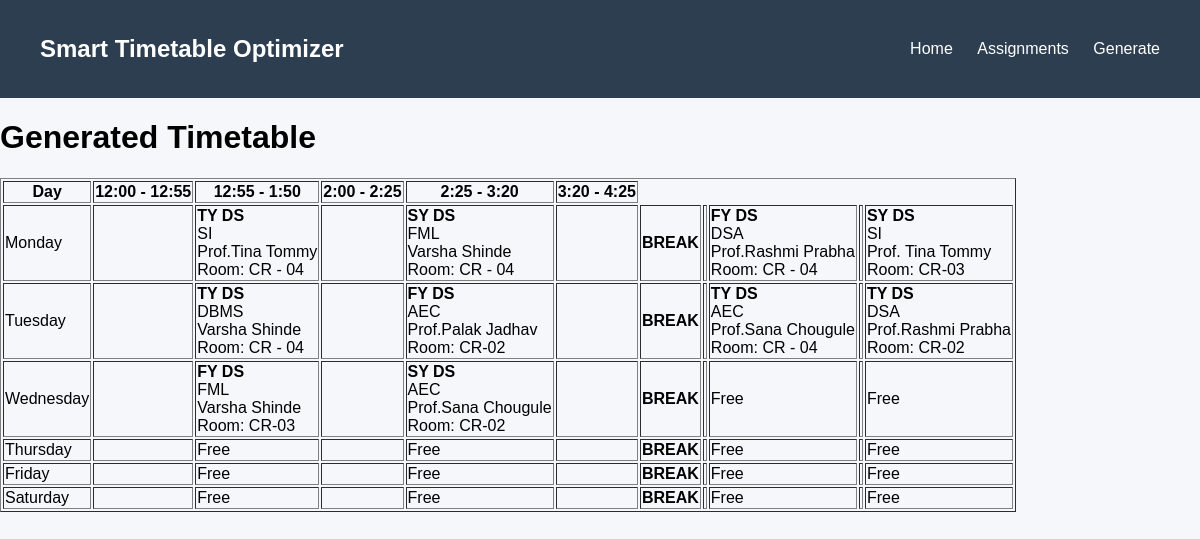
Page /generate on the committed database.
### tables this page shows
CREATE TABLE assignments(
        assignment_id INTEGER PRIMARY KEY AUTOINCREMENT,
        class_name TEXT NOT NULL,
        subject_name TEXT NOT NULL,
        teacher_name TEXT NOT NULL,
        room_name TEXT NOT NULL
    );

### app.py (the view)
@app.route("/generate")
def generate():
    timetable = generate_timetable()
    return render_template(
        "timetable.html",
        timetable=timetable
    )

### templates/timetable.html (shortened to what this page needs)
<!DOCTYPE html>
<html>
<head>
    <link rel="stylesheet" href="/static/style.css">
</head>
<body>
<nav>
    <h2>Smart Timetable Optimizer</h2>
    <div>
        <a href="/">Home</a>
        <a href="/assignment">Assignments</a>
        <a href="/generate">Generate</a>
    </div>
</nav>
<h1>Generated Timetable</h1>
<table border="1">
<tr>
    <th>Day</th>
    <th>12:00 - 12:55</th>
    <th>12:55 - 1:50</th>
    <th>2:00 - 2:25</th>
    <th>2:25 - 3:20</th>
    <th>3:20 - 4:25</th>
</tr>
{% for day, slots in timetable.items() %}
<tr>
<td>{{ day }}</td>
{% for time, assignment in slots.items() %}
<td>
<td>
{% if assignment %}
    {% if assignment[0] == "BREAK" %}
        <b>BREAK</b>
    {% else %}
        <b>{{ assignment[0] }}</b><br>
        {{ assignment[1] }}<br>
        {{ assignment[2] }}<br>
        Room: {{ assignment[3] }}
    {% endif %}
{% else %}
    Free
{% endif %}
</td>
{% endfor %}
</tr>
{% endfor %}
</table>
</body>
</html>

### static/style.css (style rules this page uses)
body { font-family: Arial, sans-serif; margin: 0; background-color: #f5f7fa; }
nav { background-color: #2c3e50; color: white; padding: 15px 40px; display: flex; justify-content: space-between; align-items: center; }
nav a { color: white; text-decoration: none; margin-left: 20px; }

### rows in the picture
assignments: class_name "TY DS", subject_name "SI", teacher_name "Prof.Tina Tommy", room_name "CR - 04"
assignments: class_name "SY DS", subject_name "FML", teacher_name "Varsha Shinde", room_name "CR - 04"
assignments: class_name "FY DS", subject_name "DSA", teacher_name "Prof.Rashmi Prabha", room_name "CR - 04"
assignments: class_name "SY DS", subject_name "SI", teacher_name "Prof. Tina Tommy", room_name "CR-03"
assignments: class_name "TY DS", subject_name "DBMS", teacher_name "Varsha Shinde", room_name "CR - 04"
assignments: class_name "FY DS", subject_name "AEC", teacher_name "Prof.Palak Jadhav", room_name "CR-02"
assignments: class_name "TY DS", subject_name "AEC", teacher_name "Prof.Sana Chougule", room_name "CR - 04"
assignments: class_name "TY DS", subject_name "DSA", teacher_name "Prof.Rashmi Prabha", room_name "CR-02"
assignments: class_name "FY DS", subject_name "FML", teacher_name "Varsha Shinde", room_name "CR-03"
assignments: class_name "SY DS", subject_name "AEC", teacher_name "Prof.Sana Chougule", room_name "CR-02"

### other values in the picture
{{ day }} "Monday" "Tuesday" "Wednesday" "Thursday" "Friday" "Saturday"
